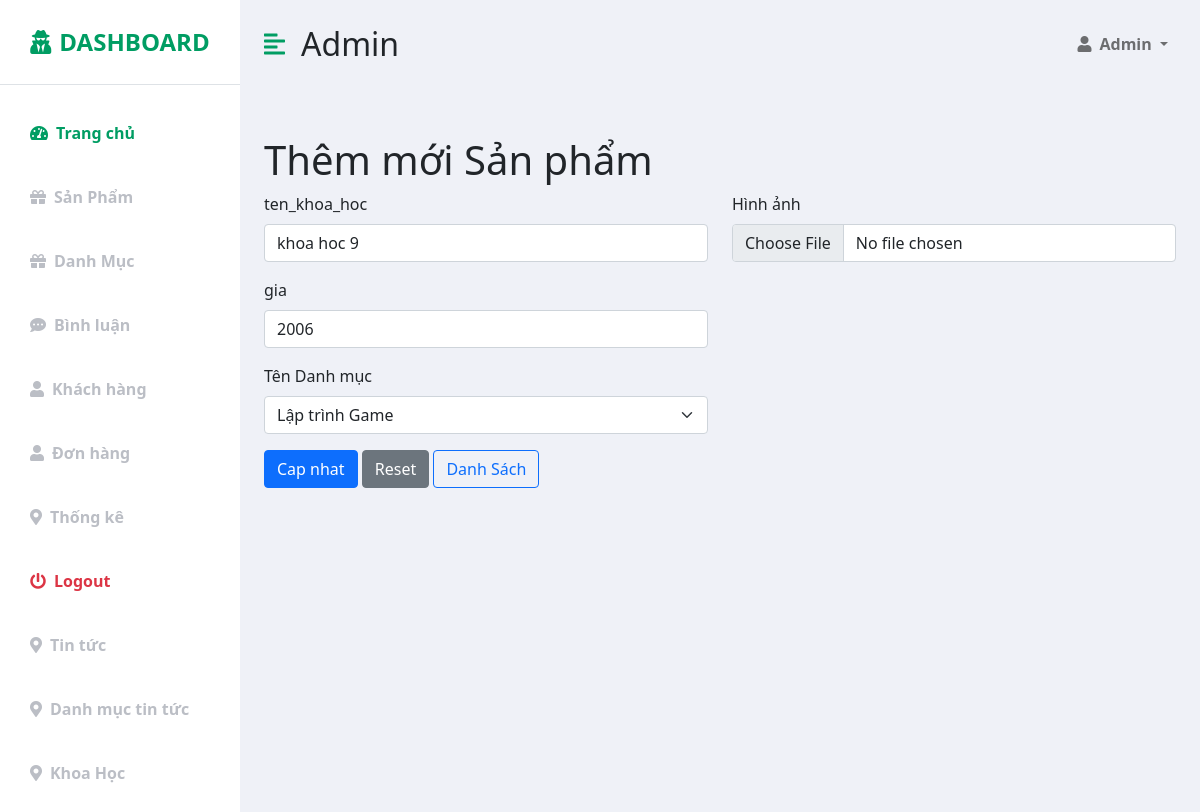
Page /admin/index.php?act=editKhoahoc&id=3 (signed in) on the committed database.
### tables this page shows
CREATE TABLE `khoahoc` (
  `id` int(10) NOT NULL,
  `ten_khoa_hoc` varchar(255) NOT NULL,
  `hinh_anh` varchar(255) DEFAULT NULL,
  `gia` varchar(255) NOT NULL,
  `id_danhmuc` int(10) NOT NULL
);

CREATE TABLE `danhmuckhoahoc` (
  `id_danh_muc` int(10) NOT NULL,
  `ten_danh_muc` varchar(255) NOT NULL
);

### model/connect.php (called while the page is built, shortened)
<?php
function pdo_get_connection()
{
    $dburl = "mysql:host=localhost;dbname=du_an_mau;charset=utf8";
    $username = 'root';
    $password = '';
    $conn = new PDO($dburl, $username, $password);
    $conn->setAttribute(PDO::ATTR_ERRMODE, PDO::ERRMODE_EXCEPTION);
    return $conn;
}
function pdo_query($sql)
{
    $sql_args = array_slice(func_get_args(), 1);
    try {
        $conn = pdo_get_connection();
        $stmt = $conn->prepare($sql);
        $stmt->execute($sql_args);
        $rows = $stmt->fetchAll();
        return $rows;
    } catch (PDOException $e) {
        throw $e;
    } finally {
        unset($conn);
    }
}
function pdo_query_one($sql)
{
    $sql_args = array_slice(func_get_args(), 1);
    try {
        $conn = pdo_get_connection();
        $stmt = $conn->prepare($sql);
        $stmt->execute($sql_args);
        $row = $stmt->fetch(PDO::FETCH_ASSOC);
        return $row;
    } catch (PDOException $e) {
        throw $e;
    } finally {
        unset($conn);
    }
}

### model/khoahoc.php (called while the page is built, shortened)
<?php
function list_danhmuckhoahoc()
{
    $sql = "SELECT * FROM danhmuckhoahoc ORDER BY id_danh_muc  desc";
    $listdanhmuctintuc = pdo_query($sql);
    return $listdanhmuctintuc;
}
function edit_khoahoc($id)
{
    $sql = "SELECT * FROM khoahoc WHERE id = $id";
    $list_khoahocID = pdo_query_one($sql);
    return $list_khoahocID;
}
?>

### admin/khoahoc/update.php (the view, shortened to what this page needs)
<div class=" mt-5">
    <div class="row">
        <div class="row formTitle">
            <h1>Thêm mới Sản phẩm</h1>
        </div>
        <div class="formContent">
            <form action="index.php?act=updatekhoahoc" method="post" enctype="multipart/form-data">
                <div class="row">
                    <div class="col-md-6">
                        <div class="mb-3">
                            <label for="tenSanPham" class="form-label">ten_khoa_hoc</label>
                            <input required type="text" class="form-control" required value="<?= $list_khoahocID['ten_khoa_hoc'] ?>"
                                name="ten_khoa_hoc" placeholder="tieu_de">
                        </div>
                        <div class="mb-3">
                            <label for="price" class="form-label">gia</label>
                            <input required type="text" class="form-control" name="gia"
                                value="<?= $list_khoahocID['gia'] ?>" required placeholder="noi_dung">
                        </div>
                        <div class="mb-3">
                            <label for="id_danhMuc" class="form-label">Tên Danh mục</label>
                            <select class="form-select" name="id_danhmuc">
                                <?php
                                foreach ($list_danhmuckhoahoc as $key => $value) {
                                    echo '<option ' . ($value["id_danh_muc"] == $list_khoahocID['id_danhmuc'] ? "selected" : "") . ' value="' . $value["id_danh_muc"] . '">' . $value["ten_danh_muc"] . '</option>';
                                }
                                ?>
                            </select>
                        </div>
                    </div>
                    <div class="col-md-6">
                        <div class="mb-3">
                            <label for="image" class="form-label">Hình ảnh</label>
                            <input type="file" class="form-control" name="hinh_anh"
                                value=" <?= $list_khoahocID['hinh_anh'] ?>" id="image">
                        </div>
                    </div>
                </div>
                <div class="mb-3">
                    <input type="submit" class="btn btn-primary" name="submit" value="Cap nhat">
                    <input type="reset" class="btn btn-secondary" value="Reset">
                    <a href="index.php?act=listkhoahoc" class="btn btn-outline-primary">Danh Sách</a>
                </div>
            </form>
        </div>
    </div>
</div>

### css/stylesAmin.css (style rules this page uses)
:root { --main-bg-color: #009d63; --main-text-color: #009d63; --second-text-color: #bbbec5; --second-bg-color: #c1efde; }

### rows in the picture
khoahoc: ten_khoa_hoc "khoa hoc 9", gia "2006", id_danhmuc "Lập trình Game"
